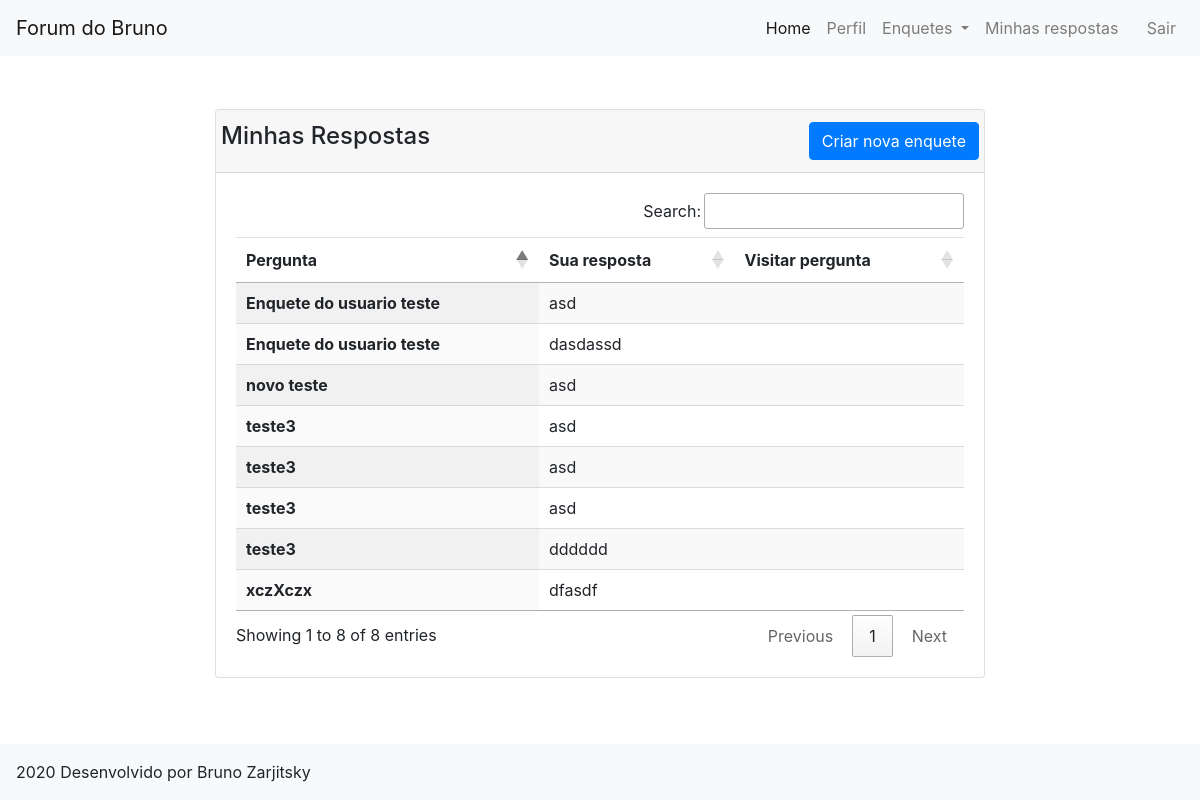
The page /minhasRespostas/ (signed in) on the database its author committed.
### siteForum/models.py (models this page shows, shortened)
class resposta(models.Model):
    pergunta = models.ForeignKey(enquete, on_delete=models.CASCADE)
    resp = models.TextField(verbose_name="Resposta")
    dono = models.ForeignKey(User, on_delete=models.CASCADE, default="", blank=True, null=True)
    class Meta:
        verbose_name = "Resposta"
        verbose_name_plural = "Respostas"

class enquete(models.Model):
    titulo = models.CharField(max_length=200)
    descricao = models.TextField(default="")
    tipo = models.ManyToManyField(tipo, blank=True)
    dono = models.ForeignKey(User, on_delete=models.CASCADE, default="", blank=True, null=True)
    class Meta:
        verbose_name = "Enquete"
        verbose_name_plural = "Enquetes"

### siteForum/views.py (the view)
# urls.py: path('minhasRespostas/', views.minhasRespostas, name = "MinhasRespostas"),
def minhasRespostas(request):
    res = resposta.objects.filter(dono=request.user)
    return render(request, "respostas.html", {"background": "background"+str(randint(1,3))+".jpg", "respostasLista": res})

### templates/respostas.html
{% extends "base_page.html"%}
{% load static%}
{% block content %}
<div class = "row justify-content-center" style="padding-top: 5%;">
    <div class = "col-md-2"></div>
    <div class = "col-md-8">
        <div class = "card">
            <div class = "card-header">
                <div class = "row">
                    <h4>Minhas Respostas</h4>
                    <div class = "ml-auto">
                        <a href = "#" type="button" class="btn btn-primary">Criar nova enquete</a>
                    </div>
                </div>
            </div>
            <div class="card-body">
                <div class = "row">
                    <div class = "col-md-12">
                    <table class="table table-hover display" style="width: 100%;" id = "enquetes">
                        <thead>
                            <tr>
                                <th scope="col">Pergunta</th>
                                <th scope="col">Sua resposta</th>
                                <th scope="col">Visitar pergunta</th>
                            </tr>
                        </thead>
                        <tbody>
                            {% for autos in respostasLista %}
                            <tr>
                                <th scope="row">{{autos.pergunta.titulo}}</th>
                                <td>{{autos.resp}}</td>
                                <td><a href = "{% url 'EnqueteDetalhe' id=autos.pergunta.id %}"><i class="fas fa-directions"></i></a></td>
                            </tr>
                            {% endfor %}
                        </tbody>
                    </table>
                    </div>
                </div>
            </div>
        </div>
    </div>
    <div class = "col-md-2">
    </div>
</div>
{% endblock %}

### rows shown on the page
resposta: pergunta.titulo "teste3", resp "asd"
resposta: pergunta.titulo "Enquete do usuario teste", resp "asd"
resposta: pergunta.titulo "novo teste", resp "asd"
resposta: pergunta.titulo "teste3", resp "asd"
resposta: pergunta.titulo "teste3", resp "asd"
resposta: pergunta.titulo "Enquete do usuario teste", resp "dasdassd"
resposta: pergunta.titulo "teste3", resp "dddddd"
resposta: pergunta.titulo "xczXczx", resp "dfasdf"
